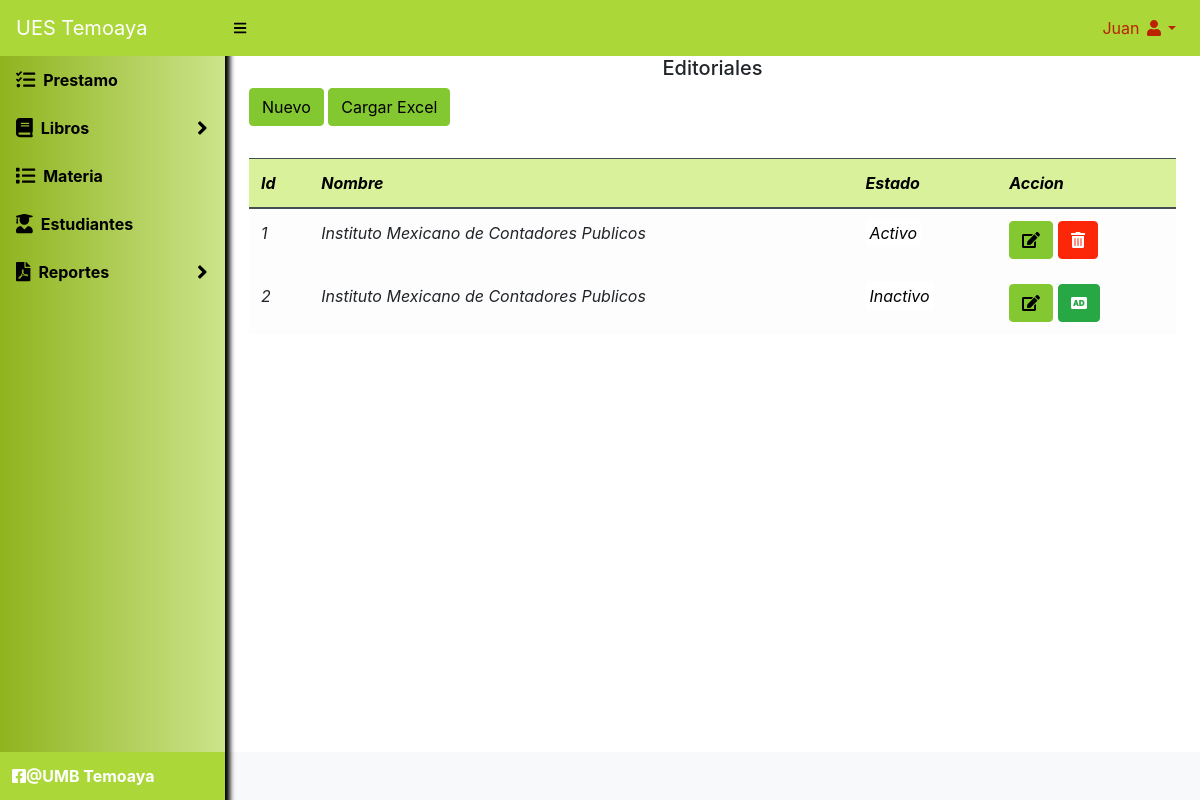
The page /biblioteca/editorial (signed in) on the database its author committed.
### tables this page shows
CREATE TABLE `editorial` (
  `id` int(11) NOT NULL,
  `editorial` varchar(150) NOT NULL,
  `estado` tinyint(1) DEFAULT NULL
);

### biblioteca/Libraries/Core/Views.php (called while the page is built)
<?php
class Views{
    function getView($controller, $view, $data="", $alert="", $config = "", $cliente = "")
    {
        $controller = get_class($controller);
        if ($controller == "Home") {
            $view = "Views/".$view.".php";
        }else{
            $view = "Views/" . $controller . "/" . $view . ".php";
        }
        require_once($view);
    }
}
?>

### biblioteca/Controller/Editorial.php (called while the page is built, shortened)
<?php
class Editorial extends Controllers
{
    public function editorial()
    {
        $data = $this->model->selectEditorial();
        $this->views->getView($this, "listar", $data);
    }
}
?>

### biblioteca/index.php (called while the page is built, shortened)
<?php
require_once("Helpers/Helpers.php");
require_once("Libraries/Core/Load.php");
?>

### biblioteca/Libraries/Core/Mysql.php (called while the page is built, shortened)
<?php
class Mysql extends Conexion{
    private $conexion;
    function __construct()
    {
        $this->conexion = new Conexion();
        $this->conexion = $this->conexion->conect();
    }
    public function select_all(string $query){
        $this->strquery = $query;
        $result = $this->conexion->prepare($this->strquery);
        $result->execute();
        $data = $result->fetchall(PDO::FETCH_ASSOC);
        return $data;
    }
}
?>

### biblioteca/Libraries/Core/Conexion.php (called while the page is built)
<?php
class Conexion{
    private $conect;
    public function __construct()
    {
      $conexion = "mysql:host=".HOST.";dbname=".BD.";.CHARSET.";
      try {
          $this->conect = new PDO($conexion, DB_USER, PASS);
          $this->conect->setAttribute(PDO::ATTR_ERRMODE, PDO::ERRMODE_EXCEPTION);
      } catch (PDOException $e) {
          $this->conect = "Error en la conexion";
          echo "Error: " . $e->getMessage();
      }
    }
    public function conect()
    {
        return $this->conect;
    }
}
?>

### biblioteca/Models/EditorialModel.php (called while the page is built, shortened)
<?php
class EditorialModel extends Mysql{
    public function selectEditorial()
    {
        $sql = "SELECT * FROM editorial";
        $res = $this->select_all($sql);
        return $res;
    }
}
?>

### biblioteca/Helpers/Helpers.php (called while the page is built, shortened)
<?php
function base_url()
{
    return BASE_URL;
}
?>

### biblioteca/Views/editorial/listar.php (the view, shortened to what this page needs)
<div id="layoutSidenav_content">
    <main>
        <div class="container-fluid">
            <h5 class="text-center">Editoriales</h5>
            <div class="row">
                <div class="col-lg-12">
                    <button class="btn btn-primary mb-2" type="button" data-toggle="modal" data-target="#nuevoEditorial">Nuevo</button>
                    <a href = "http://localhost/importarr/">
                    <button class="btn btn-primary mb-2" type="button"  name="Cargar excel"> Cargar Excel<i i></button>
                    </a>
                    <div class="table-responsive">
                        <table class="table table-light mt-4" id="table">
                            <thead class="thead-dark">
                                <tr>
                                    <th>Id</th>
                                    <th>Nombre</th>
                                    <th>Estado</th>
                                    <th>Accion</th>
                                </tr>
                            </thead>
                            <tbody>
                                <?php foreach ($data as $editorial) {
                                    if ($editorial['estado'] == 1) {
                                        $estado = '<span class="badge-success p-1 rounded">Activo</span>';
                                    } else {
                                        $estado = '<span class="badge-danger p-1 rounded">Inactivo</span>';
                                    }
                                ?>
                                    <tr>
                                        <td><?php echo $editorial['id']; ?></td>
                                        <td><?php echo $editorial['editorial']; ?></td>
                                        <td><?php echo $estado; ?></td>
                                        <td>
                                            <a class="btn btn-primary" href="<?php echo base_url() ?>editorial/editar?id=<?php echo $editorial['id']; ?>"><i class="fas fa-edit"></i></a>
                                            <?php if ($editorial['estado'] == 1) { ?>
                                                <form method="post" action="<?php echo base_url() ?>editorial/eliminar" class="d-inline eliminar">
                                                    <button class="btn btn-danger" type="submit"><i class="fas fa-trash-alt"></i></button>
                                                </form>
                                            <?php } else { ?>
                                                <form method="post" action="<?php echo base_url() ?>editorial/reingresar" class="d-inline reingresar">
                                                    <button class="btn btn-success" type="submit"><i class="fas fa-audio-description"></i></button>
                                                </form>
                                            <?php } ?>
                                        </td>
                                    </tr>
                                <?php } ?>
                            </tbody>
                        </table>
                    </div>
                </div>
            </div>
        </div>
    </main>

### rows shown on the page
editorial: id "1", editorial "Instituto Mexicano de Contadores Publicos", estado "Activo"
editorial: id "2", editorial "Instituto Mexicano de Contadores Publicos", estado "Inactivo"

### other values the page prints
$_SESSION['nombre'] "Juan"
